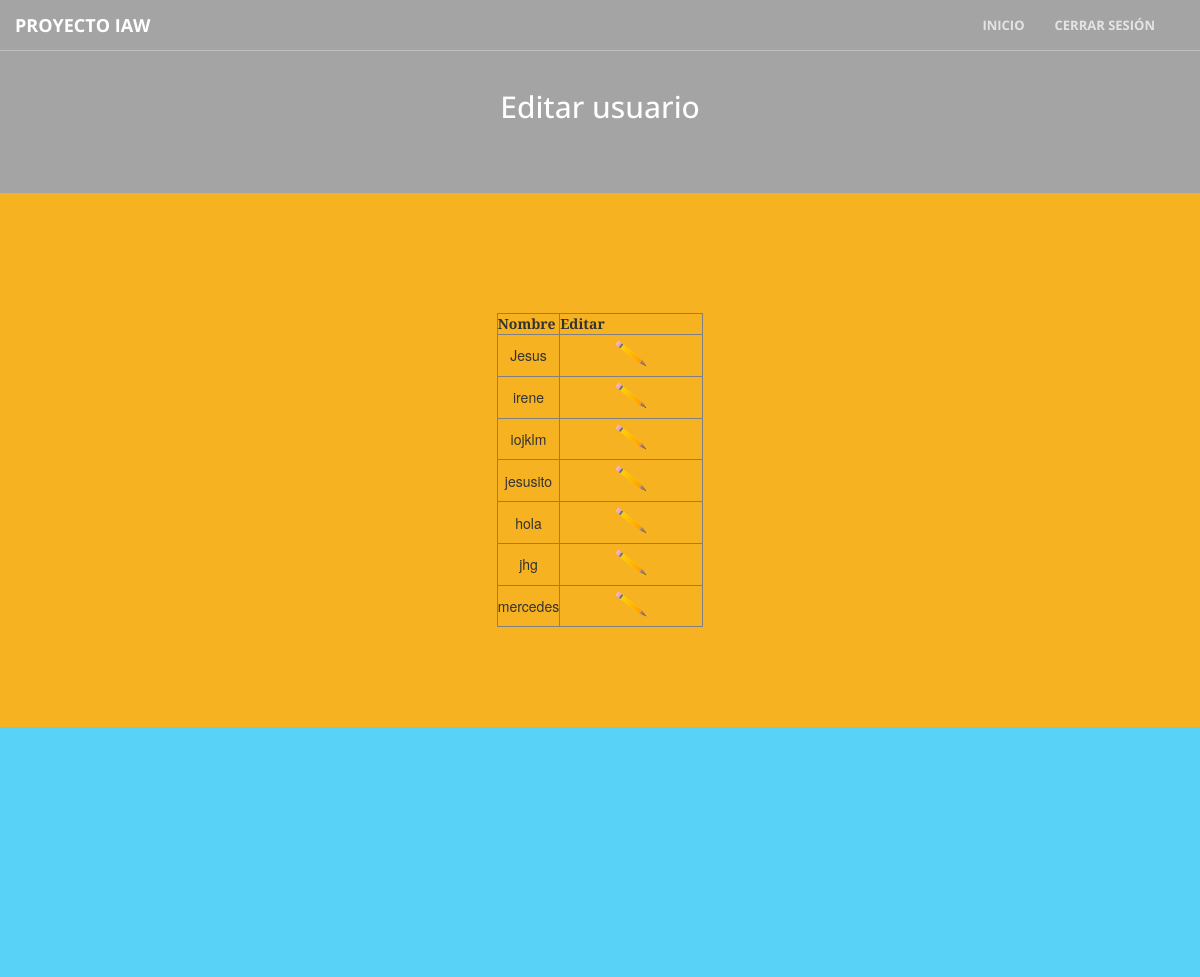
The page /sesion/index.php (signed in) on the database as committed earlier.
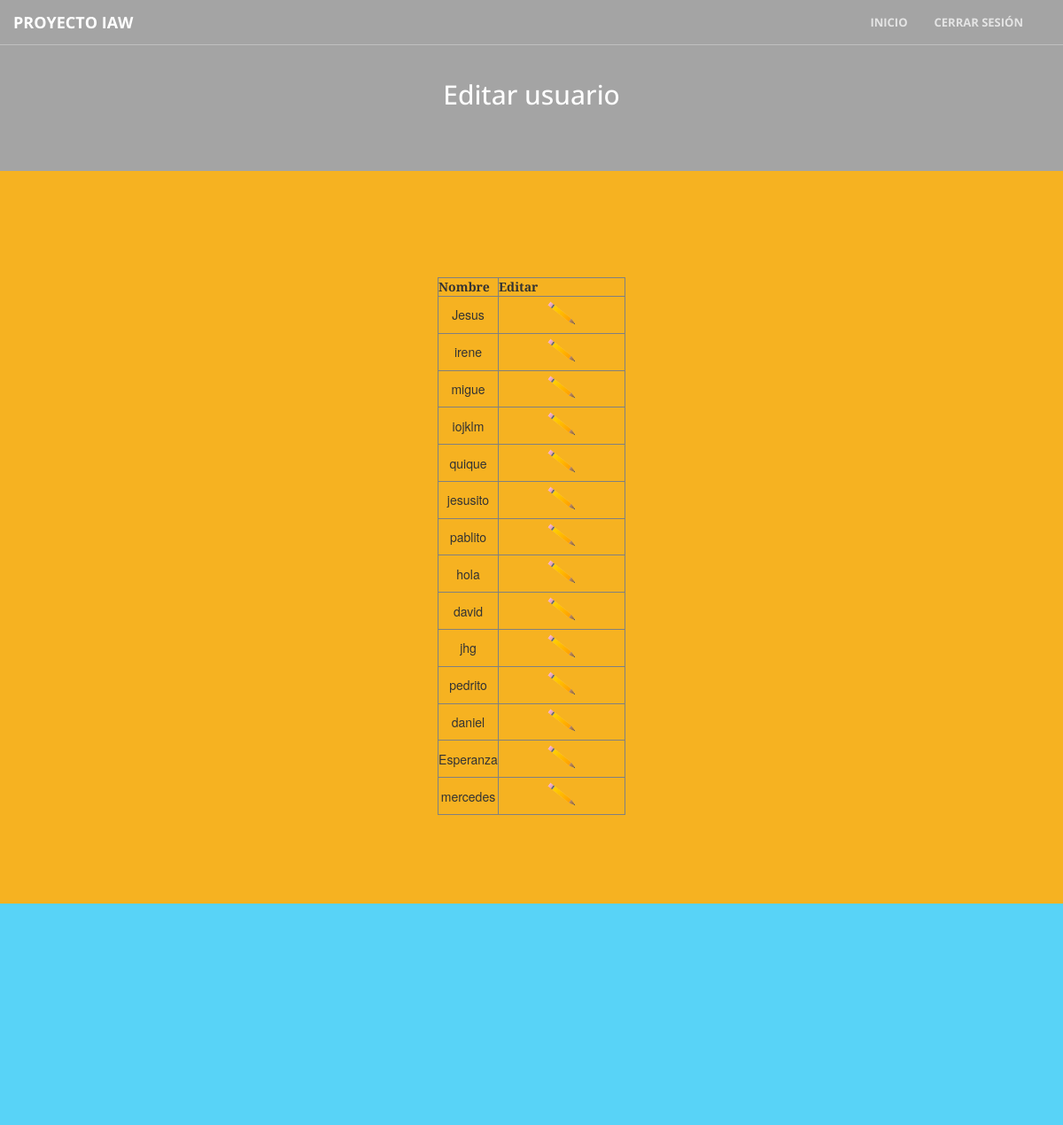
The same page on the database as committed later.
### tables this page shows
CREATE TABLE `usuarios` (
  `dni` int(11) NOT NULL,
  `nombre` varchar(45) DEFAULT NULL,
  `apellidos` varchar(45) DEFAULT NULL,
  `pais` varchar(45) DEFAULT NULL,
  `ciudad` varchar(45) DEFAULT NULL,
  `email` varchar(45) NOT NULL,
  `pass` varchar(45) NOT NULL,
  `rol` varchar(45) DEFAULT 'usuario',
  PRIMARY KEY (`dni`),
  UNIQUE KEY `dni_UNIQUE` (`dni`)
);

### sesion/index.php (the view, shortened to what this page needs)
<!DOCTYPE html>
<html lang="en">
<head>
    <link href="../../estilos/vendor/bootstrap/css/bootstrap.min.css" rel="stylesheet">
    <link href="../../estilos/css/estilo.css" rel="stylesheet">
    <link href="../../estilos/vendor/font-awesome/css/font-awesome.min.css" rel="stylesheet" type="text/css">
    <link href="../../estilos/vendor/magnific-popup/magnific-popup.css" rel="stylesheet">
    <link href="../../estilos/css/creative.min.css" rel="stylesheet">
</head>
<body id="page-top">
    <nav id="mainNav" class="navbar navbar-default navbar-fixed-top">
        <div class="container-fluid">
            <div class="navbar-header">
                <a class="navbar-brand page-scroll" href="#page-top">Proyecto IAW</a>
            </div>
            <div class="collapse navbar-collapse" id="bs-example-navbar-collapse-1">
                <ul class="nav navbar-nav navbar-right">
                    <li>
                        <a class="page-scroll" href="../">Inicio</a>
                    </li>
                    <li>
                        <a class="page-scroll" href="../sesion/logout.php">Cerrar sesión</a>
                    </li>
                    <li>
                        <a class="page-scroll" href="#contact"></a>
                    </li>
                </ul>
            </div>
        </div>
    </nav>
    <?php
    echo "<aside class='capa'>";
        echo "<br/><br/>";
        echo "<div class='container text-center'>";
            echo "<div class='call-to-action'>";
                echo "<h2 id='blanco'>Editar usuario</h2>";
           echo " </div>";
        echo "</div>";
    echo "</aside>";
        ?>
    <section class="bg-primary-amarillo" id="about">
        <div class="container">
            <div class="row">
                <div class="col-lg-8 col-lg-offset-2 text-center">
    <div class="row">
        <div class="col-lg-4 text-center"></div>
        <div class="col-lg-4 text-center">
    <table border="1px solid black" align="center">
     <thead align="center">
       <tr>
         <th>Nombre</th>
         <th>Editar</th>
      </thead>
    <?php
      $connection = new mysqli("localhost", "root", "", "proyecto");
      if ($result = $connection->query("SELECT * FROM usuarios;")) {
      } else {
            echo "Error: " . $sql . "<br>" . mysqli_error($connection);
      }
          while($obj = $result->fetch_object()) {
              echo "<tr>";
              echo "<td>".$obj->nombre."</td>";
              echo "<td><form id='form4' width = '50px' method='get'>
                    <a href='edit.php?id=$obj->dni'>
                      <img src='../add/img/editar.png' width='30%';/>
                    </a></form></td>";
              echo "</tr>";
          }
          ?>
     <br>
   </table>
                </div>
        <div class="col-lg-4 text-center"></div>
            </div>
        </div>
    </div>
    </section>
    <section class="bg-primary-naranja" id="about">
        <div class="container">
            <div class="row">
                <div class="col-lg-8 col-lg-offset-2 text-center">
                </div>
            </div>
        </div>
    </section>
</body>
</html>

Rows that differ between the two databases and show on the page:
added usuarios: nombre "migue"
added usuarios: nombre "quique"
added usuarios: nombre "pablito"
added usuarios: nombre "david"
added usuarios: nombre "pedrito"
added usuarios: nombre "daniel"
added usuarios: nombre "Esperanza"
